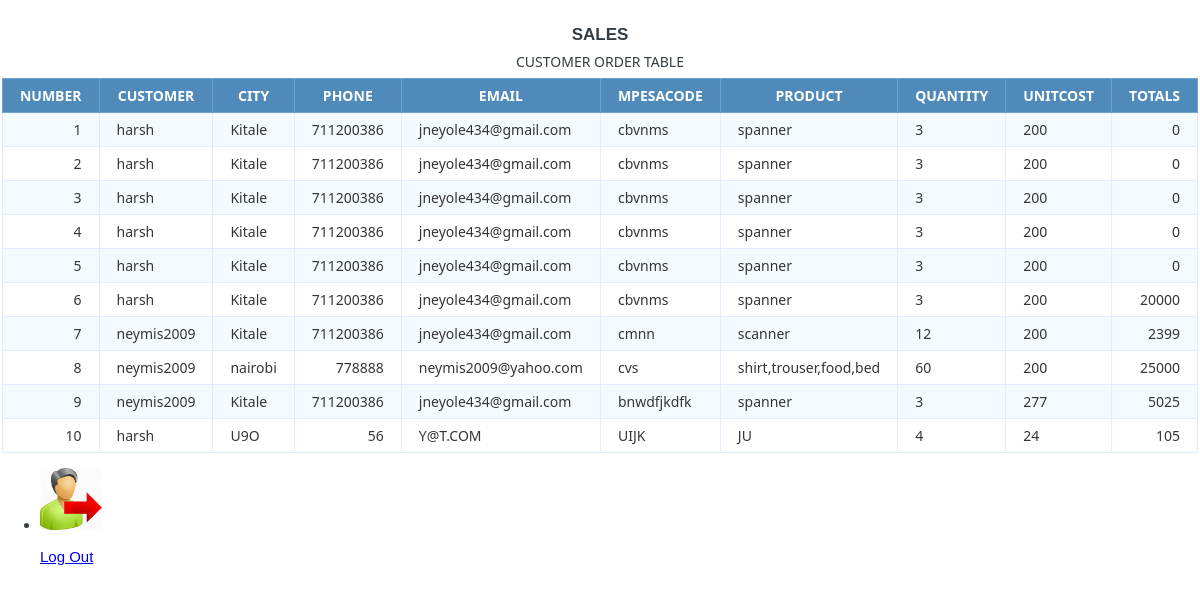
The app's page /admin/order.php with its own data.
### tables this page shows
CREATE TABLE `tblcustomers` (
  `fullname` varchar(50) NOT NULL,
  `address` varchar(25) DEFAULT NULL,
  `city` text NOT NULL,
  `phone` int(11) NOT NULL,
  `email` varchar(40) NOT NULL,
  `mpesa_code` varchar(10) NOT NULL,
  `product` varchar(60) NOT NULL,
  `quantity` varchar(60) NOT NULL,
  `unitcost` varchar(60) NOT NULL,
  `total` bigint(60) NOT NULL
);

### admin/order.php (the view, shortened to what this page needs)
<?php
$db_host = 'localhost';
$db_user = 'root';
$db_pass = '';
$db_name = 'livedb';
$conn = mysqli_connect($db_host, $db_user, $db_pass, $db_name);
$sql = 'SELECT *
		FROM tblcustomers';
$query = mysqli_query($conn, $sql);
?>
<html>
<head>
</head>
<body>
	<h1>SALES</h1>
	<table class="data-table">
		<caption class="title">CUSTOMER ORDER TABLE</caption>
		<thead>
			<tr>
				<th>NUMBER</th>
				<th>CUSTOMER</th>
				<th>CITY</th>
				<th>PHONE</th>
				<th>EMAIL</th>
				<th>MPESACODE</th>
				<th>PRODUCT</th>
				<th>QUANTITY</th>
				<th>UNITCOST</th>
				<th>TOTALS</th>
							</tr>
		</thead>
		<tbody>
		<?php
		$no 	= 1;
		while ($row = mysqli_fetch_array($query))
		{
			echo '<tr>
					<td>'.$no.'</td>
					<td>'.$row['fullname'].'</td>
					<td>'.$row['city'].'</td>
					<td>'.$row['phone'].'</td>
					<td>'.$row['email'].'</td>
					<td>'.$row['mpesa_code'].'</td>
					<td>'.$row['product'].'</td>
					<td>'.$row['quantity'].'</td>
					<td>'.$row['unitcost'].'</td>
					<td>'.$row['total'].'</td>
				</tr>';
			$no++;
		}?>
		</tbody>
	</table>
	<ul>
	<li><a href="index.php"><img src="images/logout.png" height="62" />
          <p>Log Out</p></a></li>
		  </ul>
</body>
</html>

### admin/order.php (style rules this page uses)
body { font-size: 15px; color: #343d44; font-family: "segoe-ui", "open-sans", tahoma, arial; padding: 0; margin: 0; }
table { margin: auto; font-family: "Lucida Sans Unicode", "Lucida Grande", "Segoe Ui"; font-size: 12px; }
h1 { margin: 25px auto 0; text-align: center; text-transform: uppercase; font-size: 17px; }
table td { transition: all .5s; }
.data-table { border-collapse: collapse; font-size: 14px; min-width: 537px; }
.data-table th, .data-table td { border: 1px solid #e1edff; padding: 7px 17px; }
.data-table caption { margin: 7px; }
.data-table thead th { background-color: #508abb; color: #FFFFFF; border-color: #6ea1cc !important; text-transform: uppercase; }
.data-table tbody td { color: #353535; }
.data-table tbody td:first-child, .data-table tbody td:nth-child(4), .data-table tbody td:last-child { text-align: right; }
.data-table tbody tr:nth-child(odd) td { background-color: #f4fbff; }

### records on screen
tblcustomers: fullname "harsh", city "Kitale", phone "711200386", email "jneyole434@gmail.com", mpesa_code "cbvnms", product "spanner", quantity "3", unitcost "200", total "0"
tblcustomers: fullname "harsh", city "Kitale", phone "711200386", email "jneyole434@gmail.com", mpesa_code "cbvnms", product "spanner", quantity "3", unitcost "200", total "0"
tblcustomers: fullname "harsh", city "Kitale", phone "711200386", email "jneyole434@gmail.com", mpesa_code "cbvnms", product "spanner", quantity "3", unitcost "200", total "0"
tblcustomers: fullname "harsh", city "Kitale", phone "711200386", email "jneyole434@gmail.com", mpesa_code "cbvnms", product "spanner", quantity "3", unitcost "200", total "0"
tblcustomers: fullname "harsh", city "Kitale", phone "711200386", email "jneyole434@gmail.com", mpesa_code "cbvnms", product "spanner", quantity "3", unitcost "200", total "0"
tblcustomers: fullname "harsh", city "Kitale", phone "711200386", email "jneyole434@gmail.com", mpesa_code "cbvnms", product "spanner", quantity "3", unitcost "200", total "20000"
tblcustomers: fullname "neymis2009", city "Kitale", phone "711200386", email "jneyole434@gmail.com", mpesa_code "cmnn", product "scanner", quantity "12", unitcost "200", total "2399"
tblcustomers: fullname "neymis2009", city "nairobi", phone "778888", email "neymis2009@yahoo.com", mpesa_code "cvs", product "shirt,trouser,food,bed", quantity "60", unitcost "200", total "25000"
tblcustomers: fullname "neymis2009", city "Kitale", phone "711200386", email "jneyole434@gmail.com", mpesa_code "bnwdfjkdfk", product "spanner", quantity "3", unitcost "277", total "5025"
tblcustomers: fullname "harsh", city "U9O", phone "56", email "Y@T.COM", mpesa_code "UIJK", product "JU", quantity "4", unitcost "24", total "105"
